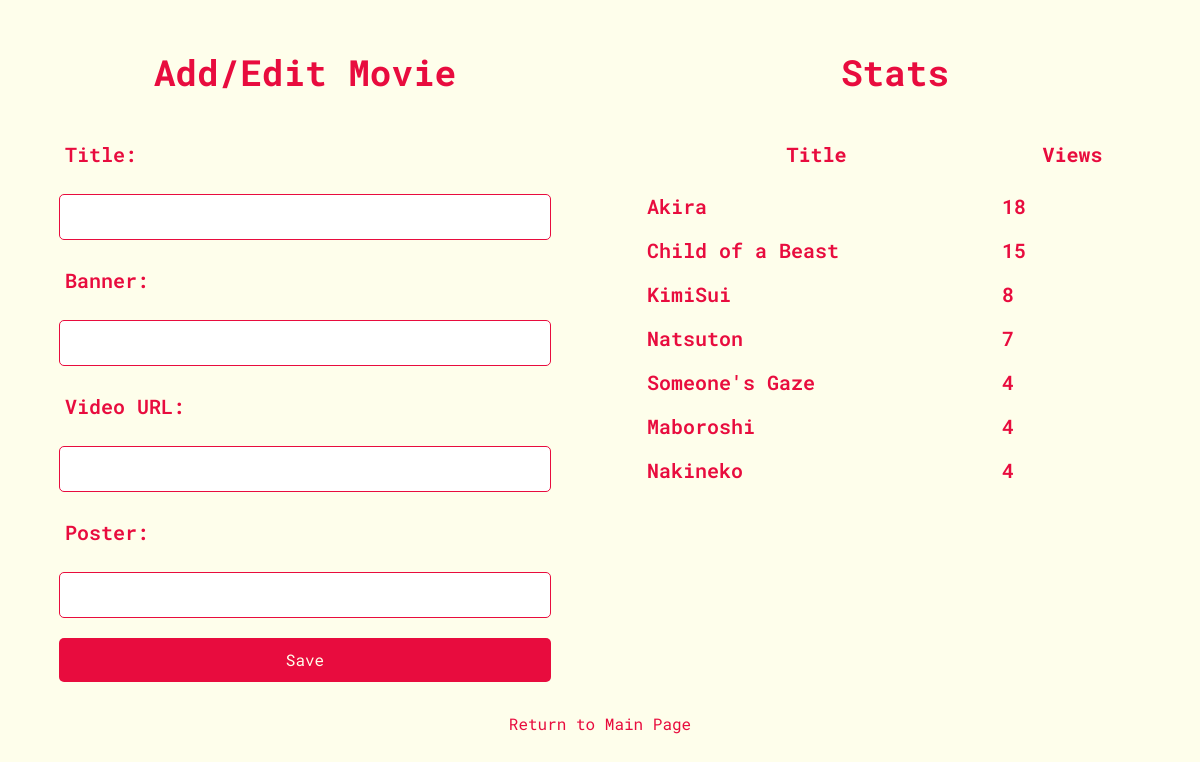
Before: /movie_form (signed in) with the older database file.
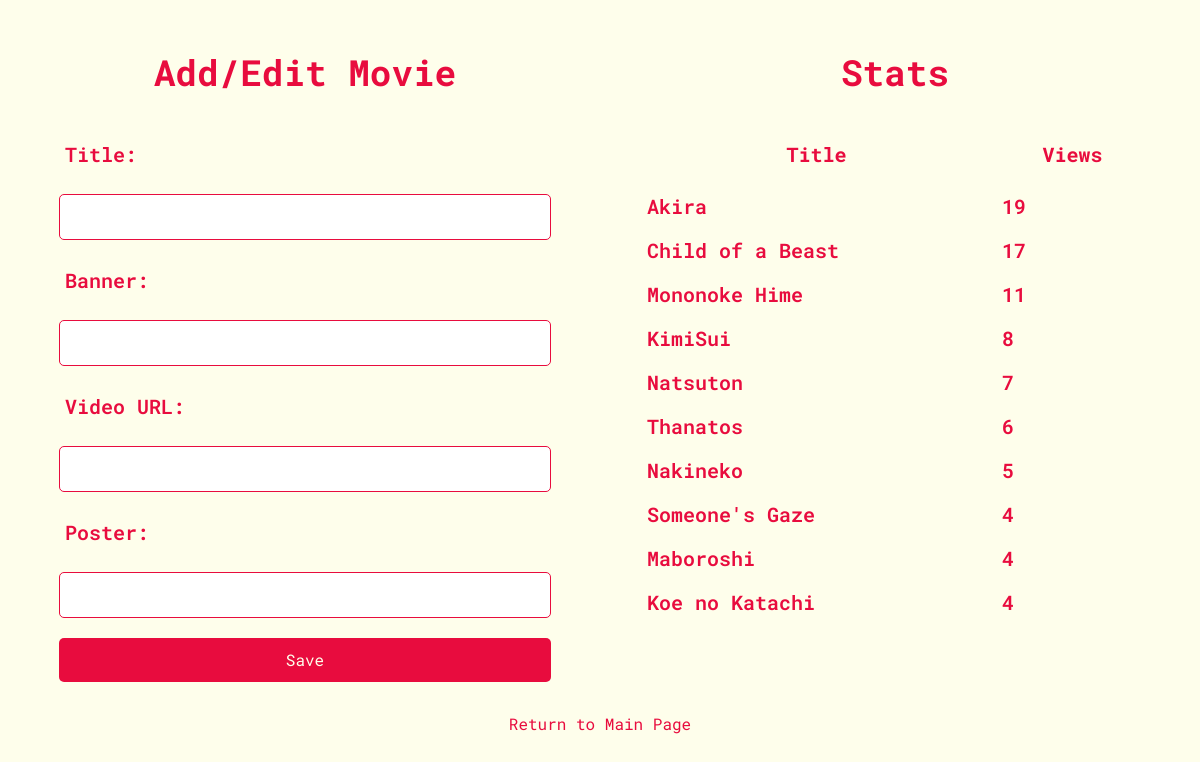
After: the same page with the newer database file.
### tables this page shows
CREATE TABLE movies (
            id INTEGER PRIMARY KEY AUTOINCREMENT,
            title TEXT NOT NULL,
            banner TEXT NOT NULL,
            video_url TEXT NOT NULL,
            poster TEXT NOT NULL
        , views INTEGER DEFAULT 0);

### app.py (the view, shortened to what this page needs)
@app.route('/movie_form', methods=['GET', 'POST'])
@app.route('/movie_form/<int:movie_id>', methods=['GET', 'POST'])  # Добавлен маршрут для редактирования
def movie_form(movie_id=None):
    if not session.get('logged_in'):
        return redirect(url_for('admin'))
    top_movies = get_top_movies()  # Получаем топ-10 фильмов
    conn = get_db_connection()
    movie = None
    if movie_id:
        movie = conn.execute('SELECT * FROM movies WHERE id = ?', (movie_id,)).fetchone()
    conn.close()
    return render_template('movie_form.html', movie=movie, top_movies=top_movies)

### app.py (called while the page is built)
def get_db_connection():
    conn = sqlite3.connect('anime_movies.db')
    conn.row_factory = sqlite3.Row
    return conn

def get_top_movies():
    conn = get_db_connection()
    top_movies = conn.execute('SELECT * FROM movies ORDER BY views DESC LIMIT 10').fetchall()
    conn.close()
    return top_movies

### templates/movie_form.html (shortened to what this page needs)
<!DOCTYPE html>
<html lang="en">
<head>
    <link href="https://cdn.jsdelivr.net/npm/tailwindcss@2.2.16/dist/tailwind.min.css" rel="stylesheet">
    <link rel="stylesheet" href="{{ url_for('static', filename='style.css') }}">
</head>
<body class="text-gray-700">
<div class="content-container">
    <div class="form-container">
    <h1 class="text-center text-4xl font-bold my-8 gradient-text">Add/Edit Movie</h1>
    <form method="post" class="w-full max-w-lg mx-auto">
        <label for="title" class="block text-xl font-semibold p-4 gradient-text">Title:</label>
        <input type="text" id="title" name="title" value="{{ movie.title if movie else '' }}" required class="form-input">
        <label for="banner" class="block text-xl font-semibold p-4 gradient-text">Banner:</label>
        <input type="text" id="banner" name="banner" value="{{ movie.banner if movie else '' }}" required class="form-input">
        <label for="video_url" class="block text-xl font-semibold p-4 gradient-text">Video URL:</label>
        <input type="text" id="video_url" name="video_url" value="{{ movie.video_url if movie else '' }}" required class="form-input">
        <label for="poster" class="block text-xl font-semibold p-4 gradient-text">Poster:</label>
        <input type="text" id="poster" name="poster" value="{{ movie.poster if movie else '' }}" required class="form-input">
        <input type="submit" value="Save" class="form-button">
    </form>
    </div>
    <div class="table-container">
        <h1 class="text-center text-4xl font-bold my-8 gradient-text">Stats</h1>
        <table class="w-full max-w-lg mx-auto text-xl font-semibold p-4 gradient-text">
            <tr>
                <th class="p-4">Title</th>
                <th class="p-4">Views</th>
            </tr>
            {% for movie in top_movies %}
            <tr>
                <td class="p-2">{{ movie.title }}</td>
                <td class="p-2">{{ movie.views }}</td>
            </tr>
            {% endfor %}
        </table>
    </div>
</div>
    <a href="{{ url_for('index') }}" class="return-link">Return to Main Page</a>
</body>
</html>

### static/style.css (style rules this page uses)
body { font-family: 'Roboto Mono', monospace; background-color: #fefeeb; }
.gradient-text { background: #e80c3e; -webkit-background-clip: text; background-clip: text; -webkit-text-fill-color: transparent; }
.form-input { border: 1px solid #e80c3e; border-radius: 5px; margin: 10px; padding: 10px; width: calc(100% - 20px); }
.form-button { background: #e80c3e; border: none; border-radius: 5px; color: #fefeeb; margin: 10px; padding: 10px; width: calc(100% - 20px); cursor: pointer; }
.return-link { color: #e80c3e; text-decoration: none; display: block; text-align: center; margin: 20px; }
.content-container { display: flex; flex-wrap: wrap; gap: 20px; margin: 20px; }
.form-container, .table-container { flex: 1; min-width: 0; }

Changed rows visible on the page:
changed movies "Akira": views "18" → "19"
changed movies "Child of a Beast": views "15" → "17"
added movies: title "Mononoke Hime", views "11"
added movies: title "Thanatos", views "6"
changed movies "Nakineko": views "4" → "5"; moves up the list
added movies: title "Koe no Katachi", views "4"
